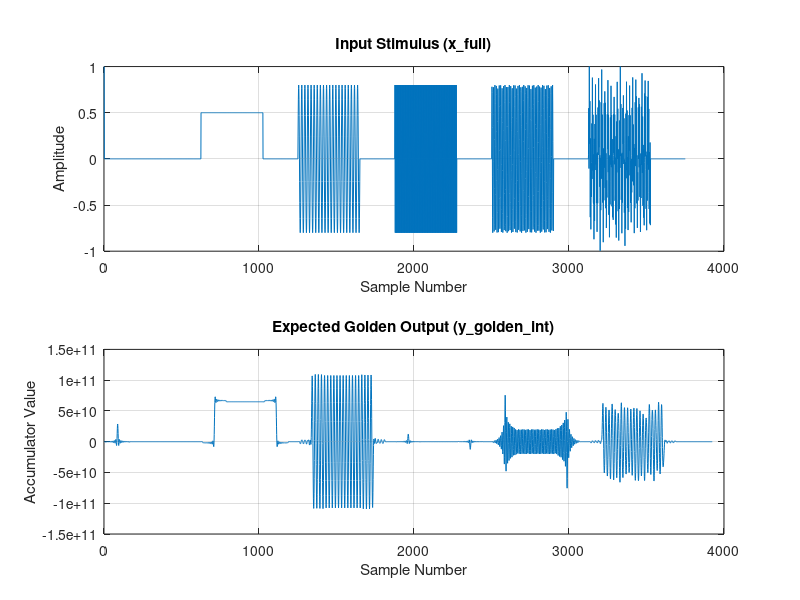

Write MATLAB code to recreate this figure.
% =========================================================================
% Advanced VLSI - Course Project
% Phase 1: Test Vector Generation
% 
% Objective: Generate input stimulus and expected output for Verilog testbench
% - Test 1: Impulse (verify coefficients)
% - Test 2: DC signal
% - Test 3: Passband tone
% - Test 4: Stopband tone
% - Test 5: Transition band tone
% - Test 6: Composite signal (random noise + tones)
% =========================================================================

clear; clc; close all;

%% 1. Load Quantized Coefficients
if exist('fir_coefficients_quantized.mat', 'file')
    load('fir_coefficients_quantized.mat');
else
    error('Run quantize_coeffs.m first to generate quantized coefficients.');
end

% Note: hardware filter uses best_hq (floating point equiv of quantized coeffs)
% for functional verification to check the exact bit-accurate math later.

%% 2. Setup Parameters
Fs = 1;                     % Normalized sampling frequency (fs = 1)
num_samples = 400;          % Length of each test signal
n = 0:(num_samples-1);

% Fractional format for input (Q1.input_frac)
input_frac_bits = input_bits - 1;
max_input_val = 2^(input_bits-1) - 1;

% Helper function to convert to hex for Verilog $readmemh
% Handles negative numbers using 2's complement
to_hex = @(x, bits) dec2hex(mod(round(x), 2^bits), ceil(bits/4));

%% 3. Generate Signals

% a) Impulse (x[n] = 1 at n=0, 0 otherwise)
% Scale to max positive value to see coefficients clearly
x_impulse = zeros(1, num_samples);
x_impulse(1) = 1.0; 

% b) DC Signal
x_dc = 0.5 * ones(1, num_samples); 

% c) Passband Tone (F = 0.1 * Fs/2) --> well within Fpass=0.2
f_pass = 0.1 / 2; % Normalized frequency is F / (Fs/2)
x_pass = 0.8 * sin(2*pi*f_pass*n);

% d) Stopband Tone (F = 0.5 * Fs/2) --> well beyond Fstop=0.23
f_stop = 0.5 / 2;
x_stop = 0.8 * sin(2*pi*f_stop*n);

% e) Transition Band Tone (F = 0.215 * Fs/2)
f_trans = 0.215 / 2;
x_trans = 0.8 * sin(2*pi*f_trans*n);

% f) Composite (Mix of pass, stop, and low-level noise)
x_noise = 0.1 * randn(1, num_samples);
x_comp = 0.4*sin(2*pi*f_pass*n) + 0.4*sin(2*pi*f_stop*n) + x_noise;
x_comp(x_comp > 1) = 1; x_comp(x_comp < -1) = -1; % Clip if necessary

% Combine all tests end-to-end with padding
padding = zeros(1, N + 50); % Padding to clear pipeline between tests
x_full = [x_impulse, padding, x_dc, padding, x_pass, padding, x_stop, padding, ...
          x_trans, padding, x_comp, padding];

% Quantize input signal to N bits
x_quant = round(x_full * max_input_val);

% Due to rounding, ensure we don't exceed max possible value
x_quant(x_quant > max_input_val) = max_input_val;
x_quant(x_quant < -max_input_val-1) = -max_input_val-1; % Assuming 2's comp min

%% 4. Generate Expected Golden Outputs
% The Verilog filter will compute SUM(x_int * h_int)
% x_int is Q(input_bits)
% h_int is Q(coeff_bits)
% Output accumulator is exact SUM, no truncation yet

% We compute the exact integer convolution
y_golden_int = conv(x_quant, hq_int);

%% 5. Write Verilog Readmemh Hex Files
tb_dir = '../tb/test_vectors';
if ~exist(tb_dir, 'dir')
    mkdir(tb_dir);
end

% Write Input
f_in = fopen(fullfile(tb_dir, 'input_stimulus.hex'), 'w');
for i = 1:length(x_quant)
    fprintf(f_in, '%s\n', to_hex(x_quant(i), input_bits));
end
fclose(f_in);

% Write Golden Output (Accumulator width)
f_out = fopen(fullfile(tb_dir, 'golden_output.hex'), 'w');
for i = 1:length(y_golden_int)
    fprintf(f_out, '%s\n', to_hex(y_golden_int(i), acc_bits));
end
fclose(f_out);

fprintf('Generated %d test samples.\n', length(x_quant));
fprintf('Written to %s/input_stimulus.hex\n', tb_dir);
fprintf('Written to %s/golden_output.hex\n', tb_dir);

%% 6. Plot the Test Signals
figure('Name', 'Test Vectors', 'Position', [200, 200, 900, 600]);

subplot(2,1,1);
plot(x_full);
title('Input Stimulus (x\_full)');
xlabel('Sample Number');
ylabel('Amplitude');
grid on;

subplot(2,1,2);
plot(y_golden_int);
title('Expected Golden Output (y\_golden\_int)');
xlabel('Sample Number');
ylabel('Accumulator Value');
grid on;

%% 7. Document the test boundaries for Verilog TB
f_meta = fopen(fullfile(tb_dir, 'test_metadata.txt'), 'w');
fprintf(f_meta, 'NUM_SAMPLES = %d\n', length(x_quant));
fprintf(f_meta, 'IMPULSE_START = 1\n');
fprintf(f_meta, 'DC_START = %d\n', length(x_impulse) + length(padding) + 1);
fprintf(f_meta, 'PASSBAND_START = %d\n', length(x_impulse) + length(padding)*2 + length(x_dc) + 1);
fprintf(f_meta, 'STOPBAND_START = %d\n', length(x_impulse) + length(padding)*3 + length(x_dc) + length(x_pass) + 1);
fclose(f_meta);
